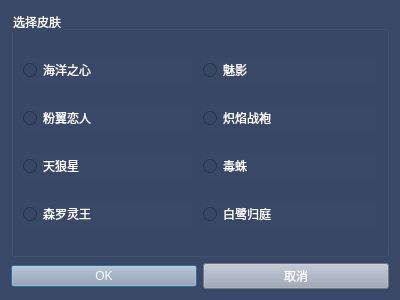
<?xml version="1.0" encoding="UTF-8"?>
<ui version="4.0">
 <class>Skin</class>
 <widget class="QDialog" name="Skin">
  <property name="geometry">
   <rect>
    <x>0</x>
    <y>0</y>
    <width>400</width>
    <height>300</height>
   </rect>
  </property>
  <property name="windowTitle">
   <string>Dialog</string>
  </property>
  <property name="styleSheet">
   <string notr="true">background-color:#394867;</string>
  </property>
  <layout class="QGridLayout" name="gridLayout_2">
   <item row="0" column="0" colspan="2">
    <widget class="QGroupBox" name="groupBox">
     <property name="styleSheet">
      <string notr="true">font: 10pt &quot;微软雅黑&quot;;
color:white;</string>
     </property>
     <property name="title">
      <string>选择皮肤</string>
     </property>
     <layout class="QGridLayout" name="gridLayout">
      <item row="2" column="0">
       <widget class="QRadioButton" name="rbtn_sec_skin3">
        <property name="styleSheet">
         <string notr="true"/>
        </property>
        <property name="text">
         <string>天狼星</string>
        </property>
       </widget>
      </item>
      <item row="0" column="0">
       <widget class="QRadioButton" name="rbtn_sec_skin1">
        <property name="styleSheet">
         <string notr="true"/>
        </property>
        <property name="text">
         <string>海洋之心</string>
        </property>
       </widget>
      </item>
      <item row="1" column="0">
       <widget class="QRadioButton" name="rbtn_sec_skin2">
        <property name="styleSheet">
         <string notr="true"/>
        </property>
        <property name="text">
         <string>粉翼恋人</string>
        </property>
       </widget>
      </item>
      <item row="3" column="0">
       <widget class="QRadioButton" name="rbtn_sec_skin4">
        <property name="styleSheet">
         <string notr="true"/>
        </property>
        <property name="text">
         <string>森罗灵王</string>
        </property>
       </widget>
      </item>
      <item row="0" column="1">
       <widget class="QRadioButton" name="rbtn_sec_skin5">
        <property name="styleSheet">
         <string notr="true"/>
        </property>
        <property name="text">
         <string>魅影</string>
        </property>
       </widget>
      </item>
      <item row="1" column="1">
       <widget class="QRadioButton" name="rbtn_sec_skin6">
        <property name="styleSheet">
         <string notr="true"/>
        </property>
        <property name="text">
         <string>炽焰战袍</string>
        </property>
       </widget>
      </item>
      <item row="2" column="1">
       <widget class="QRadioButton" name="rbtn_sec_skin7">
        <property name="styleSheet">
         <string notr="true"/>
        </property>
        <property name="text">
         <string>毒蛛</string>
        </property>
       </widget>
      </item>
      <item row="3" column="1">
       <widget class="QRadioButton" name="rbtn_sec_skin8">
        <property name="styleSheet">
         <string notr="true"/>
        </property>
        <property name="text">
         <string>白鹭归庭</string>
        </property>
       </widget>
      </item>
     </layout>
    </widget>
   </item>
   <item row="1" column="0">
    <widget class="QPushButton" name="btn_ok">
     <property name="styleSheet">
      <string notr="true">background-color:#9BA4B4;
font: 9pt &quot;微软雅黑&quot;;
color:white;</string>
     </property>
     <property name="text">
      <string>OK</string>
     </property>
    </widget>
   </item>
   <item row="1" column="1">
    <widget class="QPushButton" name="btn_cancel">
     <property name="styleSheet">
      <string notr="true">background-color:#9BA4B4;
font: 9pt &quot;微软雅黑&quot;;
color:white;</string>
     </property>
     <property name="text">
      <string>取消</string>
     </property>
    </widget>
   </item>
  </layout>
 </widget>
 <resources/>
 <connections/>
</ui>
